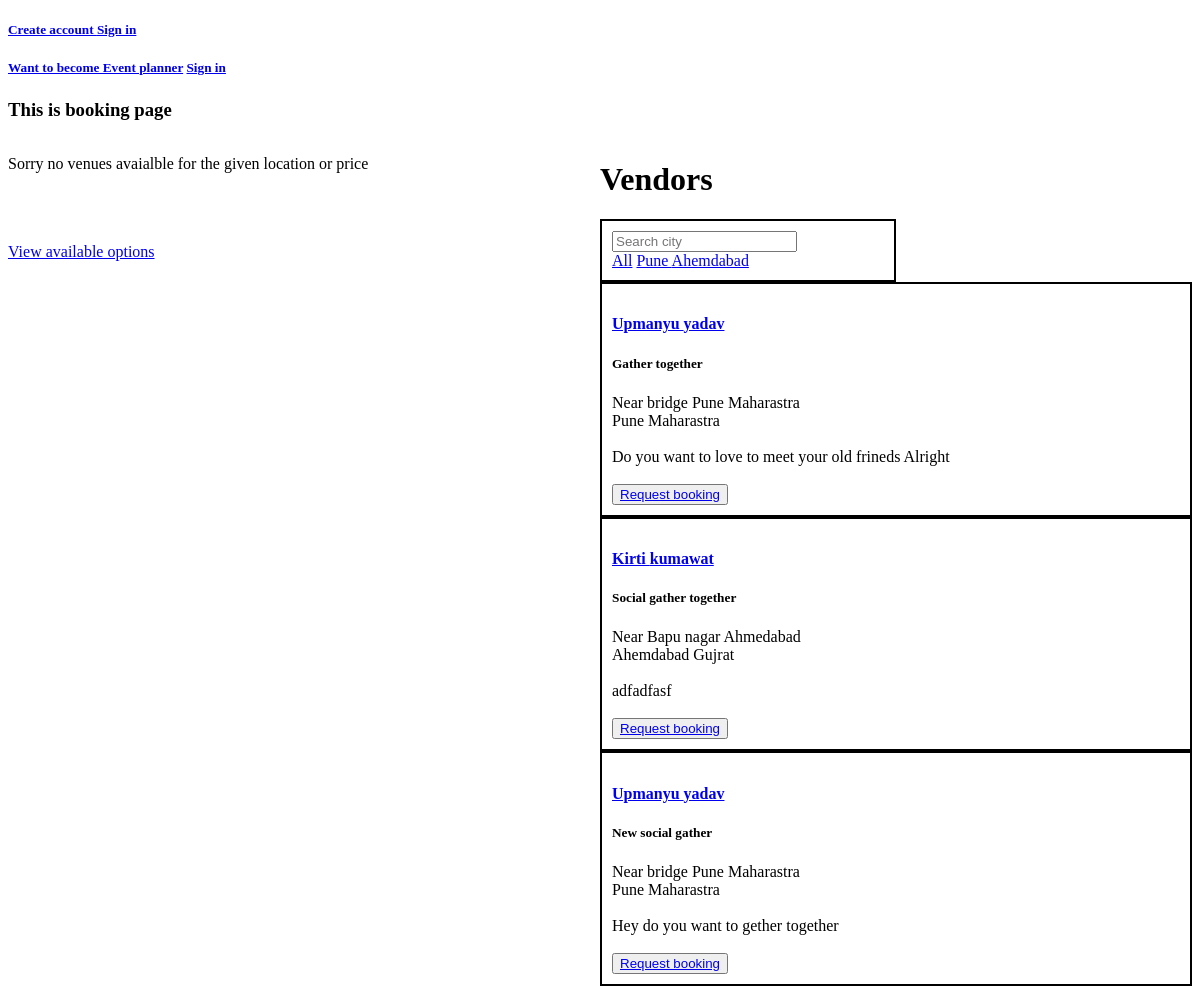
The page /book/4/ on the database as committed earlier.
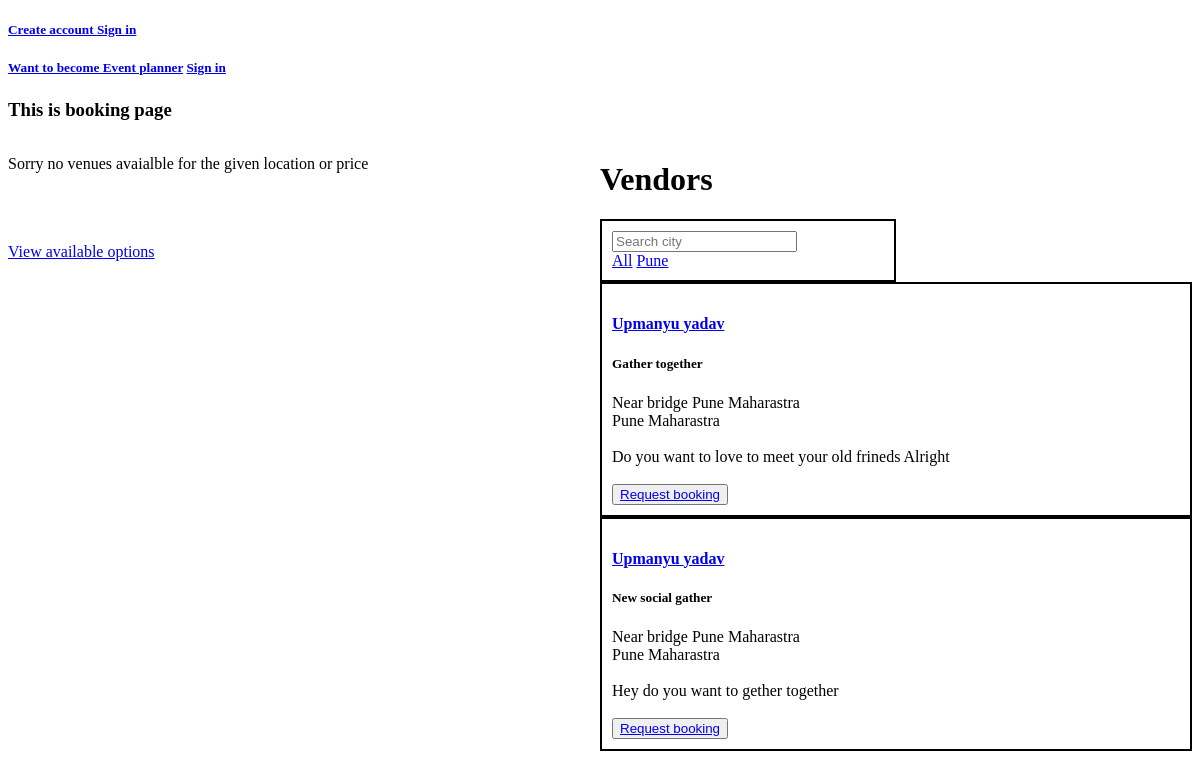
The same page on the database as committed later.
### EventPlanner/models.py (models this page shows, shortened)
class Event(models.Model):
    category = models.ForeignKey(Category,on_delete=models.CASCADE)
    event_planner = models.ForeignKey(User,on_delete=models.CASCADE,null=True)
    name = models.CharField(max_length=100)
    description = models.TextField(null=True,blank=True)

class UserProfile(models.Model):
    user = models.OneToOneField(User,on_delete=models.CASCADE)
    user_type = models.CharField(choices=user_type_choices,max_length=50)
    contact_info = models.CharField(max_length=200,blank=True,null=True,verbose_name='Contact information')
    company_name = models.CharField(max_length=50,blank=True,null=True)
    website = models.URLField(max_length=200,blank=True,null=True)
    about = models.TextField(blank=True,null=True)
    city = models.CharField(max_length=20,null=False,blank=False)
    state = models.CharField(max_length=20,null=False,blank=False)
    location = models.TextField(blank=True,null=True)
    service_offered = models.TextField(blank=True,null=True)
    profile_picture = models.ImageField(upload_to = 'images/', height_field=None, width_field=None, max_length=None,null=True,blank = True)

### customer/views.py (the view, shortened to what this page needs)
# urls.py: path('book/<int:pk>/',views.book),
def book(request,pk):
    if not request.user.is_authenticated or request.user.userprofile.user_type == 'is_customer':
        error = None
        category = Category.objects.get(id = pk)
        events = Event.objects.filter(category = category)
        venues = Venue.objects.filter(category = category)
        if request.method == 'GET':
            venue_city = request.GET.get('venue-city')
            min_price = request.GET.get('min_price')
            max_price = request.GET.get('max_price')
            vendor_city = request.GET.get('vendor-city')
            vendor_name = request.GET.get('vendor-name')
            vendor_first_name = request.GET.get('vendor-first-name')
            vendor_last_name = request.GET.get('vendor-last-name')
            try:
                if venue_city and not min_price:
                    venues = Venue.objects.filter(category = category,city__icontains = venue_city)
                if min_price and max_price and not venue_city:
                    venues = Venue.objects.filter(category = category,min_price__lt = float(max_price),min_price__gte = float(min_price))
                if min_price and max_price and venue_city:
                    venues = Venue.objects.filter(category=category,city__icontains = venue_city,min_price__lt = float(max_price),min_price__gte = float(min_price))
            except:
                pass
        context = {'error':error,'events':events,'venues':venues,'pk':pk,'venue_city':venue_city,'min_price':min_price,'max_price':max_price,'vendor_city':vendor_city,}
        return render(request,'customer/booking.html',context)

### customer/templates/customer/booking.html (shortened to what the changed rows need)
{% extends 'customer/home.html' %}
{% block content %}
<div class="grid-div">
    {% if events %}
    <div>
        <h1>Vendors</h1>
        <div class="filter-div-vendor">
            <div class="filter">
                <form action="" method="GET">
                    <input type="text" placeholder="Search city" name="vendor-city">
                </form>
                <a href="/book/{{pk}}/">All</a>
                {% for event in events %}
                <a href="/book/{{pk}}/?vendor-city={{event.event_planner.userprofile.city}}"
                    class="vendor-{{event.event_planner.userprofile.city}} vendor-city">{{event.event_planner.userprofile.city}}
                </a>
                {% endfor %}
            </div>
        </div>
            {% for event in events %}
            <div class="event-info-div">
                <a href="/event-planner-info/{{event.event_planner.id}}/">
                    <h4>{{event.event_planner.first_name}} {{event.event_planner.last_name}}</h4>
                </a>
                <div>
                    <h5>{{event.name}}</h5>
                </div>
                <div>
                    {{event.event_planner.userprofile.location}}
                </div>
                <div>
                    {{event.event_planner.userprofile.city}} {{event.event_planner.userprofile.state}}
                </div>
                <br>
                <div>{{event.description}}</div>
                <br>
                    {% if request.user.is_authenticated %}
                        {% if request.user.userprofile.user_type == 'is_customer' %}
                        <form action="/create-book/" method="POST">
                            {% csrf_token %}
                            <input type="text" name="location" placeholder="location" required>
                            <input type="date" name="date" placeholder="date" required>
                            <input type="time" name="time" placeholder="time">
                            <input type="hidden" value="{{event.event_planner.id}}" name="vendor_id">
                            <button type="submit">Request booking</button>
                        </form>
                        {% endif %}
                    {% else %}
                    <button class="un-auth-book"><a href="/login-C/">Request booking</a></button>
                    {% endif %}
            </div>
            {% endfor %}
    </div>
    {% else %}
    <div>
        <p>Sorry no vendors avaialble for the given location</p>
        <br><br><br>
        <a href="/book/{{pk}}/">View available options</a>
    </div>
    {% endif %}
</div>
{% endblock %}

Rows that differ between the two databases and show on the page:
removed Event: event_planner.userprofile.city "Ahemdabad", event_planner.first_name "Kirti", event_planner.last_name "kumawat", name "Social gather together", event_planner.userprofile.location "Near Bapu nagar Ahmedabad", event_planner.userprofile.state "Gujrat", description "adfadfasf"
